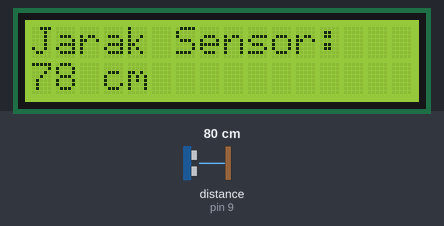
This sketch was run on a simulated Arduino Uno, built with avr-gcc and run on an emulated ATmega328P. Parts: 16×2 character LCD. Wiring (inferred from the names in the program): ultrasonic range finder: trigger pin 8; echo pin 9. The test bench sets the inputs (shaded band); at power-on: distance to the obstacle (sensor on pin 9) 80 cm. The echo pulse lasts 58.3 µs per cm; what the sketch prints to the serial monitor is not drawn.

Above: at 2.7 s.
2.8 s: distance to the obstacle (sensor on pin 9) set to 2 cm
At 3.9 s:
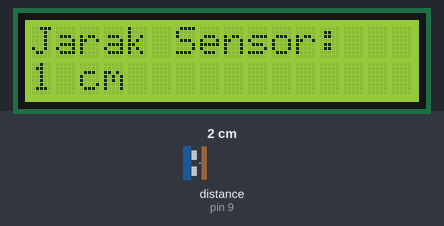
4.3 s: distance to the obstacle (sensor on pin 9) set to 4 cm
At 5.6 s:
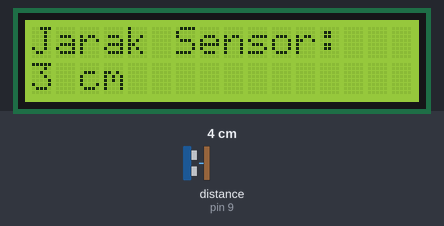
5.9 s: distance to the obstacle (sensor on pin 9) set to 9 cm
At 7.2 s:
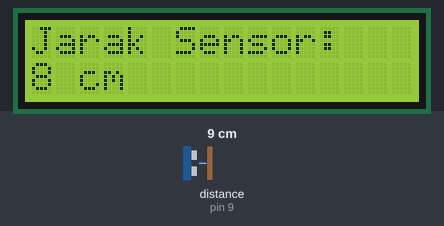
Timing chart, 0 to 8.9 s (numbered marks = the images above; inputs shaded):
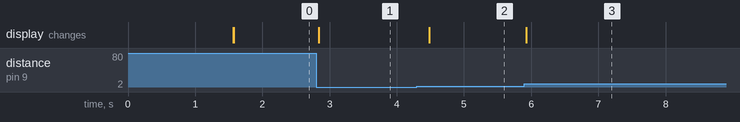

Measured:
- after the input at 2.8 s, the display: changes at once (image 1)
- after the input at 4.3 s, the display: changes after 0.19 s (image 2)
- after the input at 5.9 s, the display: changes at once (image 3)

The sketch:

KESATU.ino
```cpp
#include <LiquidCrystal.h>

// Inisialisasi LCD (RS=12, E=11, D4=5, D5=4, D6=3, D7=2)
LiquidCrystal lcd(12, 11, 5, 4, 3, 2);

#define pinTrig 8
#define pinEcho 9

void setup() {
  Serial.begin(9600); // Mengaktifkan Serial Monitor

  pinMode(pinTrig, OUTPUT); // Menetapkan pinTrig sebagai output
  pinMode(pinEcho, INPUT);  // Menetapkan pinEcho sebagai input

  lcd.begin(16, 2);
  lcd.setCursor(0, 0);
  lcd.print(" Cek Jarak... ");
  delay(1500);
  lcd.clear();
}

void loop() {
  // Pastikan pinTrig bernilai LOW sebelum mengirim pulsa
  digitalWrite(pinTrig, LOW);
  delayMicroseconds(2);

  // Kirim pulsa trigger HIGH selama 10 mikrodetik
  digitalWrite(pinTrig, HIGH);
  delayMicroseconds(10);
  digitalWrite(pinTrig, LOW);

  // Hitung durasi dan ubah menjadi centimeter
  long durasi = pulseIn(pinEcho, HIGH);
  int jarak = durasi * 0.034 / 2;

  // Tampilkan ke LCD
  lcd.setCursor(0, 0);
  lcd.print("Jarak Sensor:   "); // Spasi untuk membersihkan sisa teks

  lcd.setCursor(0, 1);
  lcd.print("                "); // Membersihkan baris bawah
  lcd.setCursor(0, 1);
  lcd.print(jarak);
  lcd.print(" cm");

  // Tampilkan ke Serial Monitor
  Serial.print("Jarak Sensor: ");
  Serial.print(jarak);
  Serial.println(" cm");

  delay(200);
}
```
